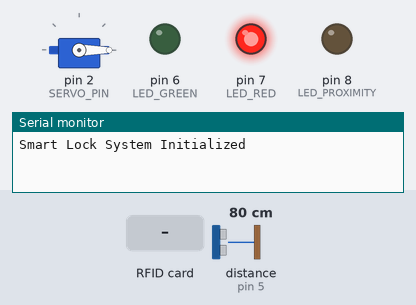
Bench run of a sketch on a simulated Arduino Uno, built with avr-gcc and run on an emulated ATmega328P. Shown: servo, output pins drawn as LEDs (lit = HIGH), the last lines printed to the serial monitor. Wiring (inferred from the names in the program): ultrasonic range finder: trigger pin 4; echo pin 5. Inputs (shaded band) come from the test bench; at power-on: distance to the obstacle (sensor on pin 5) 80 cm. The echo pulse lasts 58.3 µs per cm; pins used as bus, display or sensor lines are not drawn.

Above: at 1.2 s.
1.3 s: distance to the obstacle (sensor on pin 5) set to 34 cm
2.8 s: distance to the obstacle (sensor on pin 5) set to 27 cm
At 4.0 s:
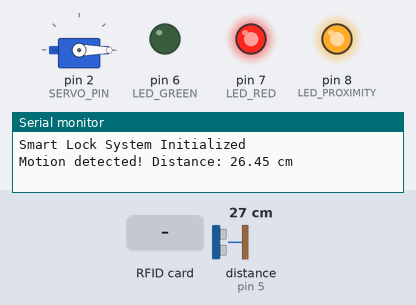
4.3 s: distance to the obstacle (sensor on pin 5) set to 35 cm
At 5.7 s:
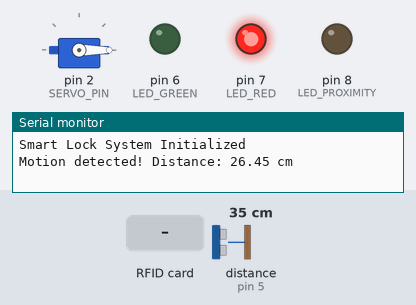
6.7 s: distance to the obstacle (sensor on pin 5) set to 2 cm
At 7.0 s:
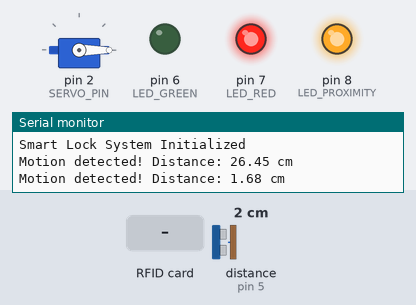
8.2 s: RFID card A3 DE 32 AD held to the reader
At 8.5 s:
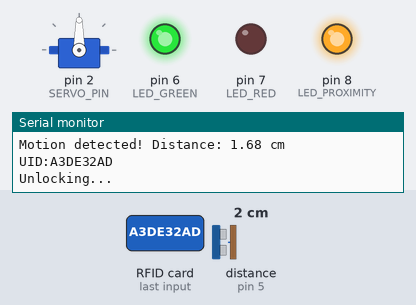
Timing chart, 0 to 14.7 s (numbered marks = the images above; inputs shaded):
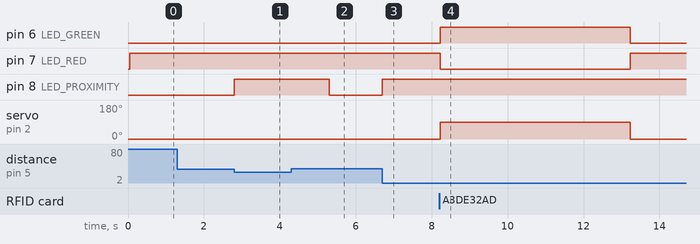

Measured:
- the behaviour switches between 31 and 30 cm on distance to the obstacle (sensor on pin 5) (found by bisection; images 0 and 1)
- after the input at 1.3 s, every drawn part: stays the same
- after the input at 2.8 s, pin 8 (LED_PROXIMITY): LOW → HIGH at once
- after the input at 4.3 s, pin 8 (LED_PROXIMITY): HIGH → LOW after 1.0 s
- after the input at 6.7 s, pin 8 (LED_PROXIMITY): LOW → HIGH at once
- after the input at 8.2 s, pin 6 (LED_GREEN): LOW → HIGH at once, → LOW 5.0 s later; pin 7 (LED_RED): HIGH → LOW at once, → HIGH 5.0 s later; servo on pin 2 (SERVO_PIN): 0° → 90° at once, → 0° 5.0 s later

The sketch:

jao_cal_practical.ino
```cpp
#include <SPI.h>
#include <MFRC522.h>
#include <Servo.h>

// Pin definitions
#define RST_PIN         9
#define SS_PIN          10
#define SERVO_PIN       2
#define TRIG_PIN        4
#define ECHO_PIN        5
#define LED_GREEN       6
#define LED_RED         7
#define LED_PROXIMITY   8    // New LED for proximity detection

// Constants
#define LOCK_POSITION   0
#define UNLOCK_POSITION 90
#define PROXIMITY_THRESHOLD 30  // Distance in cm to trigger proximity detection
#define LOCK_DELAY     5000    // Time in ms before auto-locking
#define CARD_LENGTH    4       // Length of RFID card UID

// Initialize objects
MFRC522 rfid(SS_PIN, RST_PIN);
Servo lockServo;


// Variables
bool isLocked = true;
bool proximityDetected = false;
unsigned long lastUnlockTime = 0;
unsigned long lastProximityTime = 0;
const unsigned long PROXIMITY_LED_TIMEOUT = 1000; // LED timeout in ms

void setup() {
  // Initialize serial communication
  Serial.begin(9600);

  // Initialize SPI bus
  SPI.begin();

  // Initialize RFID module
  rfid.PCD_Init();

  // Initialize servo
  lockServo.attach(SERVO_PIN);
  lockServo.write(LOCK_POSITION);

  // Initialize ultrasonic sensor pins
  pinMode(TRIG_PIN, OUTPUT);
  pinMode(ECHO_PIN, INPUT);

  // Initialize LED pins
  pinMode(LED_GREEN, OUTPUT);
  pinMode(LED_RED, OUTPUT);
  pinMode(LED_PROXIMITY, OUTPUT);  // Initialize proximity LED

  // Initial LED state
  digitalWrite(LED_RED, HIGH);
  digitalWrite(LED_GREEN, LOW);
  digitalWrite(LED_PROXIMITY, LOW);

  Serial.println("Smart Lock System Initialized");
}

void loop() {
  // Check proximity
  float distance = getDistance();

  // Update proximity detection status and LED
  if (distance < PROXIMITY_THRESHOLD) {
    if (!proximityDetected) {
      Serial.println("Motion detected! Distance: " + String(distance) + " cm");
    }
    proximityDetected = true;
    lastProximityTime = millis();
    digitalWrite(LED_PROXIMITY, HIGH);

    // Check RFID when someone is near
    checkRFID();
  } else {
    // Turn off proximity LED after timeout
    if (proximityDetected && (millis() - lastProximityTime > PROXIMITY_LED_TIMEOUT)) {
      proximityDetected = false;
      digitalWrite(LED_PROXIMITY, LOW);
    }
  }

  // Auto-lock after delay
  if (!isLocked && (millis() - lastUnlockTime > LOCK_DELAY)) {
    lock();
  }
}

float getDistance() {
  // Clear the TRIG_PIN
  digitalWrite(TRIG_PIN, LOW);
  delayMicroseconds(2);

  // Send ultrasonic pulse
  digitalWrite(TRIG_PIN, HIGH);
  delayMicroseconds(10);
  digitalWrite(TRIG_PIN, LOW);

  // Read the ECHO_PIN
  long duration = pulseIn(ECHO_PIN, HIGH);

  // Calculate distance in cm
  return duration * 0.034 / 2;
}

void checkRFID() {
  if (rfid.PICC_IsNewCardPresent() && rfid.PICC_ReadCardSerial()) { // NUID has been readed
    Serial.print("UID:");
    String TagID = "";
    for(byte i = 0; i < rfid.uid.size; i++){
      TagID += String(rfid.uid.uidByte[i] < 0x10 ? "0" : "");
      TagID += String(rfid.uid.uidByte[i], HEX);
      TagID.toUpperCase();
    }
    Serial.println(TagID);

    if(TagID == "A3DE32AD"){
      digitalWrite(LED_GREEN, HIGH);
      digitalWrite(LED_RED, LOW);
      digitalWrite(LED_PROXIMITY, LOW);
      unlock();
    }
  }
}

void unlock() {
  Serial.println("Unlocking...");
  lockServo.write(UNLOCK_POSITION);
  digitalWrite(LED_RED, LOW);
  digitalWrite(LED_GREEN, HIGH);
  isLocked = false;
  lastUnlockTime = millis();
}

void lock() {
  Serial.println("Locking...");
  lockServo.write(LOCK_POSITION);
  digitalWrite(LED_RED, HIGH);
  digitalWrite(LED_GREEN, LOW);
  isLocked = true;
}
```
